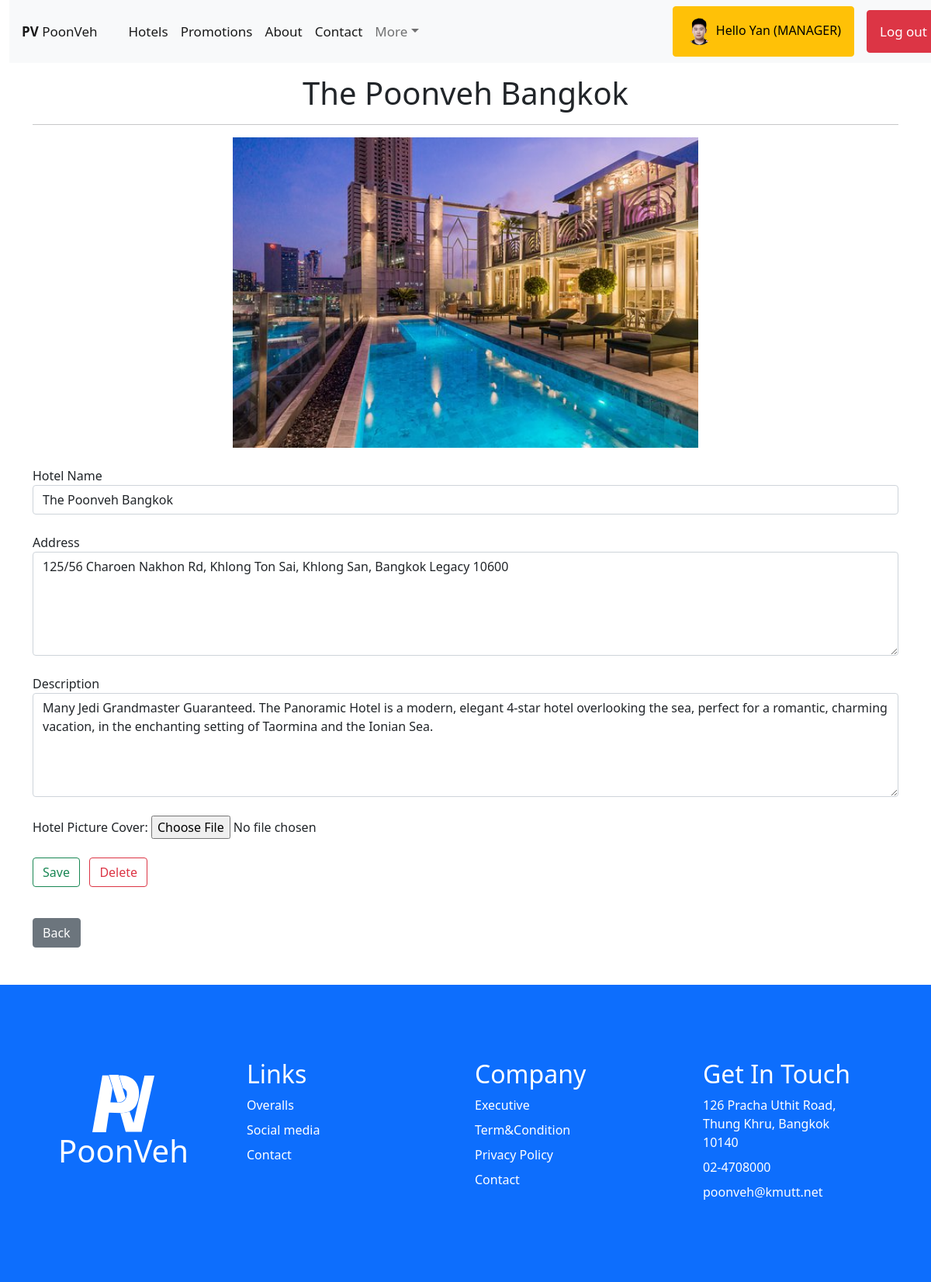
Page /hotel-detail/H1/ (signed in) on the committed database.
### HotelApp/models.py (models this page shows, shortened)
class Member(models.Model):
    user=models.OneToOneField(User, on_delete=models.CASCADE, null=True, blank=True)
    Member_NIC=models.CharField(max_length=25, null=True, blank=True)
    Member_Tel=models.CharField(max_length=25, null=True, blank=True)
    Member_Point=models.IntegerField(default=0)
    Member_Address=models.TextField(null=True, blank=True)
    Member_Pic=models.ImageField(upload_to='profile', default='profile/default-user.jpg')
    class Meta:
        db_table='member'

class Staff(models.Model):
    member=models.OneToOneField(Member, on_delete=models.CASCADE, null=True, blank=True)
    Hotel_Id=models.ForeignKey(Hotel, on_delete=models.CASCADE, null=True, blank=True)
    POONVEH_ROLES=[('ADMIN', 'ADMIN'), ('MANAGER', 'MANAGER'), ('STAFF', 'STAFF')]
    Staff_Position=models.CharField(max_length=10, choices=POONVEH_ROLES, default='STAFF')
    Staff_Start=models.DateField(default=datetime.date.today)
    Staff_Level=models.PositiveSmallIntegerField(default=1)
    Staff_Status=models.BooleanField(default=1)
    class Meta:
        db_table='staff'

class Hotel(models.Model):
    Hotel_Name=models.CharField(max_length=50)
    Hotel_Address=models.TextField()
    Hotel_Detail=models.TextField()
    Hotel_Pic=models.ImageField(upload_to='hotel', default='hotel/default-location.png')
    class Meta:
        db_table='hotel'

### HotelApp/views.py (the view, shortened to what this page needs)
# urls.py: path('hotel-detail/H<int:hotel_id>/', HotelDetail, name='hotel-detail'),
def HotelDetail(request, hotel_id):
    hotel=Hotel.objects.get(id=hotel_id)
    context={}
    context['Hotel']=hotel
    return render(request, 'frontend/hoteldetail.html', context)

### HotelApp/templates/frontend/hoteldetail.html (shortened to what this page needs)
{% extends 'frontend/base2.html' %}
{% load static %}
{% block content %}
    <br><br><br><br>
    <div class ="containerbody">
        <div class ="container">
            <center>
                <h1>{{Hotel.Hotel_Name}}</h1><hr>
                {% if Hotel.Hotel_Pic.url %}
                    <img src="{{Hotel.Hotel_Pic.url}}" width="600"><br><br>
                {% else %}
                    <img src="{% static 'img/default-location.png' %}" width="600"><br><br>
                {% endif %}
            </center>
            {% if user.member.staff.Staff_Position == 'ADMIN' or user.member.staff.Staff_Position == 'MANAGER' %}
                <form method="POST" enctype="multipart/form-data">
                    <div class="form-group">
                        <label for="name">Hotel Name</label>
                        <input type="text" class="form-control" id="name" name="name" value="{{Hotel.Hotel_Name}}" required>
                    </div><br>
                    <div class="form-group">
                        <label for="address">Address</label>
                        <textarea class="form-control" rows="5" id="address" name="address" required>{{Hotel.Hotel_Address}}</textarea>
                    </div><br>
                    <div class="form-group">
                        <label for="detail">Description</label>
                        <textarea class="form-control" rows="5" id="detail" name="detail" placeholder="Please enter details for customers to understand briefly." required>{{Hotel.Hotel_Detail}}</textarea>
                    </div><br>
                    <div class="form-group">
                        <label for="picture">Hotel Picture Cover: </label>
                        <input type="file" class="form-control-file" id="picture" name="picture">
                    </div><br>
                    <button type="submit" class="btn btn-outline-success" name="save">Save</button>&nbsp;&nbsp;
                    <button type="submit" class="btn btn-outline-danger" name="delete">Delete</button><br><br>
                </form>
            {% endif %}
            <a href="{%url 'hotels-page'%}"><button type="button" class="btn btn-secondary">Back</button></a>
        </div>
    </div>
{% endblock content %}

### HotelApp/templates/frontend/base2.html (shortened to what this page needs)
{% load static %}
<head>
    <link rel="stylesheet" href="{% static 'css/style2.css' %}">
    <link href="{% static 'css/MaterialIcons' %}" rel="stylesheet">
    <link href="{% static 'css/SecularOne' %} " rel="stylesheet">
    <link href="{% static 'css/Inter' %}" rel="stylesheet">
    <link href="{% static 'css/OrelegaOne' %}" rel="stylesheet">
    <link href="{% static 'css/RubikMonoOne' %}" rel="stylesheet">
    <link href="{% static 'css/bootstrap.min.css' %}" rel="stylesheet">
</head>
<body>
    <div class = "containerbody">
        <div class="container-fluid">
            <nav class="navbar navbar-expand-lg navbar-light bg-light containerbody" style="position:fixed">
                <a class="navbar-brand" href="{% url 'home-page' %}"><b>PV</b> PoonVeh</a>
                <div class="collapse navbar-collapse" id="navbarNavDropdown">
                    <ul class="navbar-nav me-auto mb-2 mb-lg-0">
                        <li class="nav-item">
                            <a class="nav-link active" href="{% url 'hotels-page' %}">Hotels</a>
                        </li>
                        <li class="nav-item">
                            <a class="nav-link active" href="{% url 'promotions-page' %}">Promotions</a>
                        </li>
                        <li class="nav-item">
                            <a class="nav-link active" href="{% url 'about-page' %}">About</a>
                        </li>
                        <li class="nav-item">
                            <a class="nav-link active" href="{% url 'contact-page' %}">Contact</a>
                        </li>
                        {% if user.is_authenticated %}
                            <li class="nav-item dropdown">
                                <a class="nav-link dropdown-toggle" id="navbarDropdownMenuLink" role="button" data-bs-toggle="dropdown" aria-expanded="false">More</a>
                            </li>
                        </ul>
                            <li>
                                {% if user.is_staff %}
                                    <a class="btn btn-outline-warning nav-link active" style="font-size:100%" href="{% url 'profile-page' %}">
                                        <img src="{{user.member.Member_Pic.url}}" width="35" height="35" class="rounded-circle">
                                        Hello {{user.first_name}} ({{user.member.staff.Staff_Position}})
                                    </a>
                                {% else %}
                                    <a class="btn btn-outline-success nav-link active" style="font-size:100%" href="{% url 'profile-page' %}">
                                        <img src="{{user.member.Member_Pic.url}}" width="35" height="35" class="rounded-circle">
                                        Hello {{user.first_name}} (MEMBER)
                                    </a>
                                {% endif %}
                            </li>&emsp;
                            <a class="btn btn-outline-danger nav-link active" href="{% url 'logout' %}">Log out</a>
                    {% endif %}
                </div>
            </nav>
        </div>
        {% block content %}{% endblock content %}
        <div class = "container-fluid mt-5 bg-primary">
            <div class = "row p-5">
                <div class = "col display-4 text-white">
                    <center>
                        <br><img src="{% static 'img/logoWhite.svg' %}" width="80">
                        <h1>PoonVeh</h1>
                    </center>
                </div>
                <div class="col p-5">
                    <div class = "text-white mb-2">
                        <h2>Links</h2>
                    </div>
                    <div class = "text-white mb-2">
                        Overalls
                    </div>
                    <div class = "text-white mb-2">
                        Social media
                    </div>
                    <div class = "text-white mb-2">
                        Contact
                    </div>
                </div>
                <div class = "col p-5">
                    <div class = "text-white mb-2">
                        <h2>Company</h2>
                    </div>
                    <div class = "text-white mb-2">
                        Executive
                    </div>
                    <div class = "text-white mb-2">
                        Term&Condition
                    </div>
                    <div class = "text-white mb-2">
                        Privacy Policy
                    </div>
                    <div class = "text-white mb-2">
                        Contact
                    </div>
                </div>
                <div class = "col p-5">
                    <div class = "text-white mb-2">
                        <h2>Get In Touch</h2>
                    </div>
                    <div class = "text-white mb-2">
                        126 Pracha Uthit Road,<br>Thung Khru, Bangkok 10140
                    </div>
                    <div class = "text-white mb-2">
                        02-4708000
                    </div>
                    <div class = "text-white mb-2">
                        poonveh@kmutt.net
                    </div>
                </div>
            </div>
        </div>
    </div>
</body>

### static/css/style2.css (style rules this page uses)
body { margin:0; }
.navbar { background-color: #333; position: fixed; top: 0; width: 100%; }
.navbar a { float: left; display: block; color: #f2f2f2; text-align: center; padding: 14px 16px; text-decoration: none; font-size: 17px; }
.containerbody { margin: 0 auto; min-width: 992px !important; width: 100%; }
@media (min-width: 576px) { .containerbody { max-width: 540px; } }
@media (min-width: 768px) { .containerbody { max-width: 720px; } }
@media (min-width: 992px) { .containerbody { max-width: 960px; } }
@media (min-width: 1200px) { .containerbody { max-width: 1140px; } }
@media screen and (max-width: 1920px) { .containerbody { max-width: 1440px; } }
body { color: rgb(0, 0, 0); background-color: #ffffff; font-family: 'Inter', sans-serif; margin: 0; }
body a { text-decoration: none; }
* { box-sizing: border-box; }
nav { list-style: none; }
a { text-decoration:none; }
.navbar { position: relative; z-index: 9999; }

### rows in the picture
Hotel: Hotel_Name "The Poonveh Bangkok", Hotel_Pic (picture), name "The Poonveh Bangkok", address "125/56 Charoen Nakhon Rd, Khlong Ton Sai, Khlong San, Bangkok Legacy 10600", detail "Many Jedi Grandmaster Guaranteed. The Panoramic Hotel is a modern, elegant 4-star hotel overlooking the sea, perfect for a romantic, charming vacation, in the enchanting setting of Taormina and the Ionian Sea."

### other values in the picture
{{ user.first_name }} "Yan"
{{ user.member.staff.Staff_Position }} "MANAGER"
